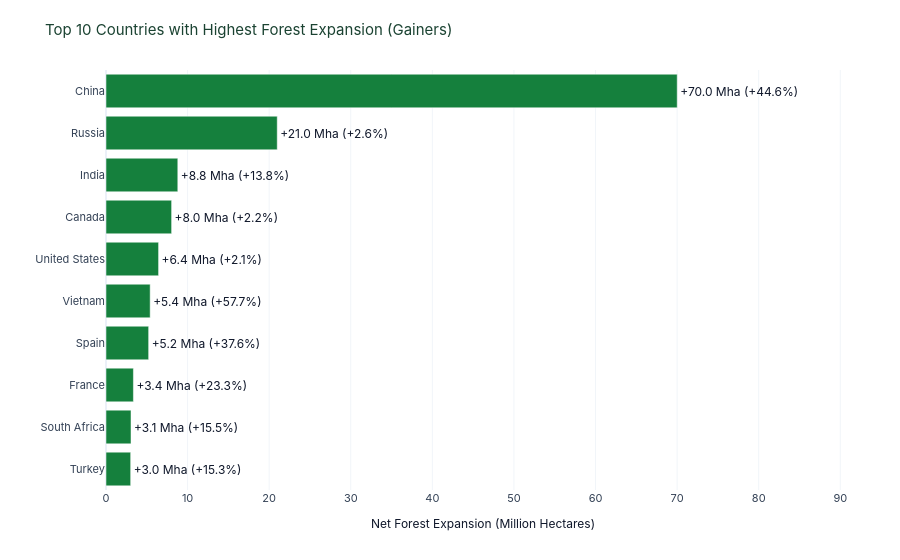

The code cell stored with this chart in its notebook:
### Markdown cell above
### 2. Top 10 Countries with Highest Net Forest Gain (1990–2025)
Countries that have added the largest areas of forest through afforestation and natural regeneration.

### Code cell
fig_top_gain = create_top_countries_bar(df_hotspots, top_n=10, ascending=False)
fig_top_gain.show()

### Figure 1 — Plotly figure (JSON) as saved in the notebook; plotly's stock layout.template omitted (floating-point values rounded to 4 significant figures)
{"data": [{"customdata": [["Asia", "Logging"], ["Africa", "Logging"], ["Europe", "Logging"], ["Europe", "Logging"], ["Asia", "Logging"], ["North America", "Logging"], ["North America", "Wildfire"], ["Asia", "Shifting cultivation"], ["Europe", "Wildfire"], ["Asia", "Logging"]], "hovertemplate": "<b>%{y}</b> (%{customdata[0]})<br>Net Change: %{x:+.2f} Mha<br>Primary Driver: %{customdata[1]}<extra></extra>", "marker": {"color": ["#15803d", "#15803d", "#15803d", "#15803d", "#15803d", "#15803d", "#15803d", "#15803d", "#15803d", "#15803d"]}, "orientation": "h", "text": ["+3.0 Mha (+15.3%)", "+3.1 Mha (+15.5%)", "+3.4 Mha (+23.3%)", "+5.2 Mha (+37.6%)", "+5.4 Mha (+57.7%)", "+6.4 Mha (+2.1%)", "+8.0 Mha (+2.2%)", "+8.8 Mha (+13.8%)", "+21.0 Mha (+2.6%)", "+70.0 Mha (+44.6%)"], "textposition": "outside", "type": "bar", "x": [3.022, 3.065, 3.359, 5.228, 5.414, 6.445, 8.042, 8.801, 20.99, 70.01], "y": ["Turkey", "South Africa", "France", "Spain", "Vietnam", "United States", "Canada", "India", "Russia", "China"]}], "layout": {"font": {"color": "#0f172a", "family": "Inter, Segoe UI, Arial, sans-serif", "size": 12}, "hoverlabel": {"bgcolor": "#0f172a", "bordercolor": "#1b4332", "font": {"color": "#ffffff", "family": "Inter, Segoe UI, sans-serif", "size": 13}}, "legend": {"bgcolor": "rgba(255,255,255,0)", "font": {"color": "#0f172a", "size": 12}, "orientation": "h", "x": 0.5, "xanchor": "center", "y": -0.18, "yanchor": "top"}, "margin": {"b": 70, "l": 55, "r": 40, "t": 70}, "paper_bgcolor": "#ffffff", "plot_bgcolor": "#ffffff", "title": {"font": {"color": "#1b4332", "size": 15}, "text": "Top 10 Countries with Highest Forest Expansion (Gainers)"}, "xaxis": {"gridcolor": "#f1f5f9", "range": [0, 92.42], "showgrid": true, "tickfont": {"color": "#334155", "size": 11}, "title": {"font": {"color": "#0f172a", "size": 12}, "text": "Net Forest Expansion (Million Hectares)"}}, "yaxis": {"tickfont": {"color": "#334155", "size": 11}, "title": {"font": {"color": "#0f172a", "size": 12}, "text": ""}}}}
